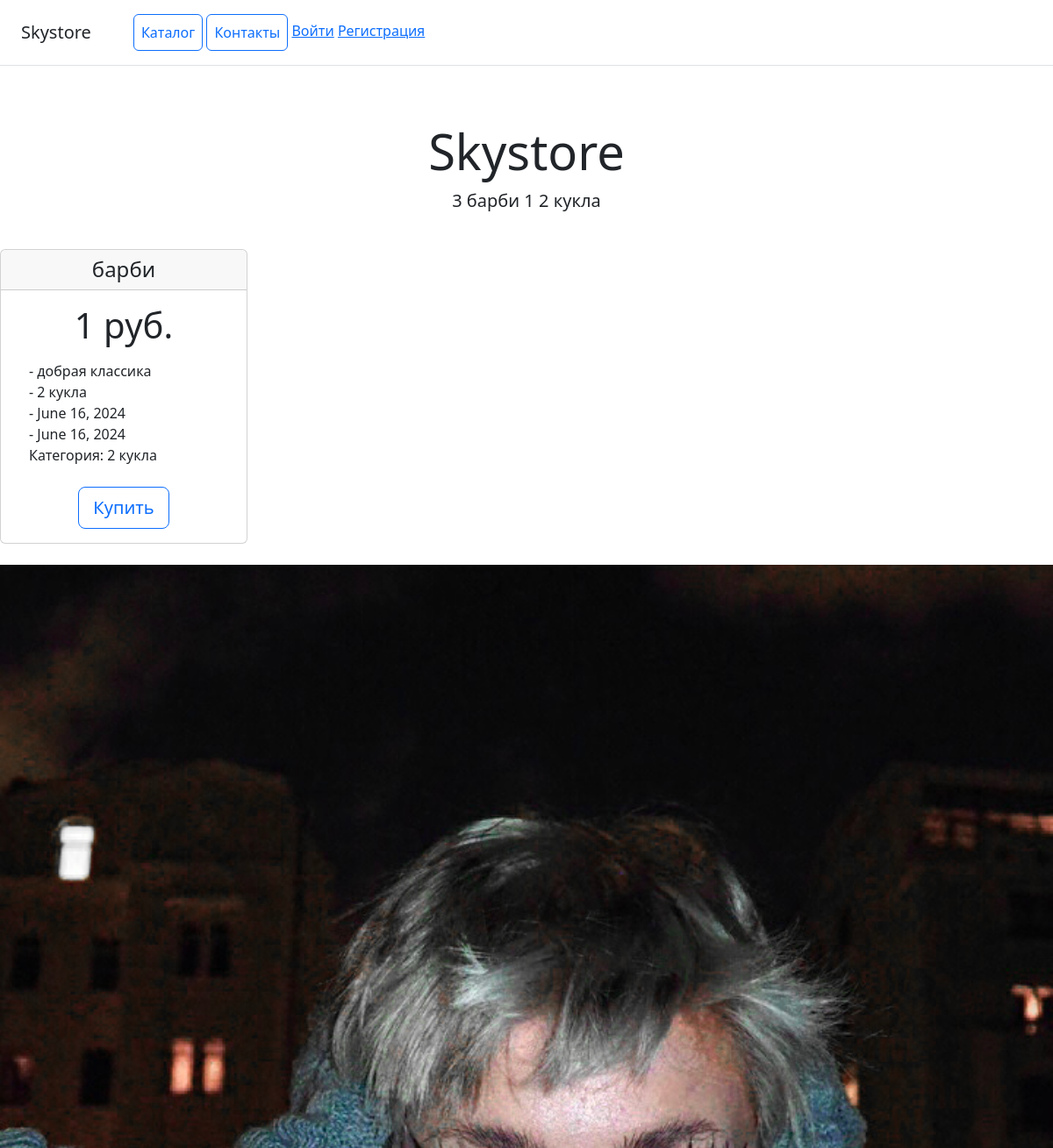
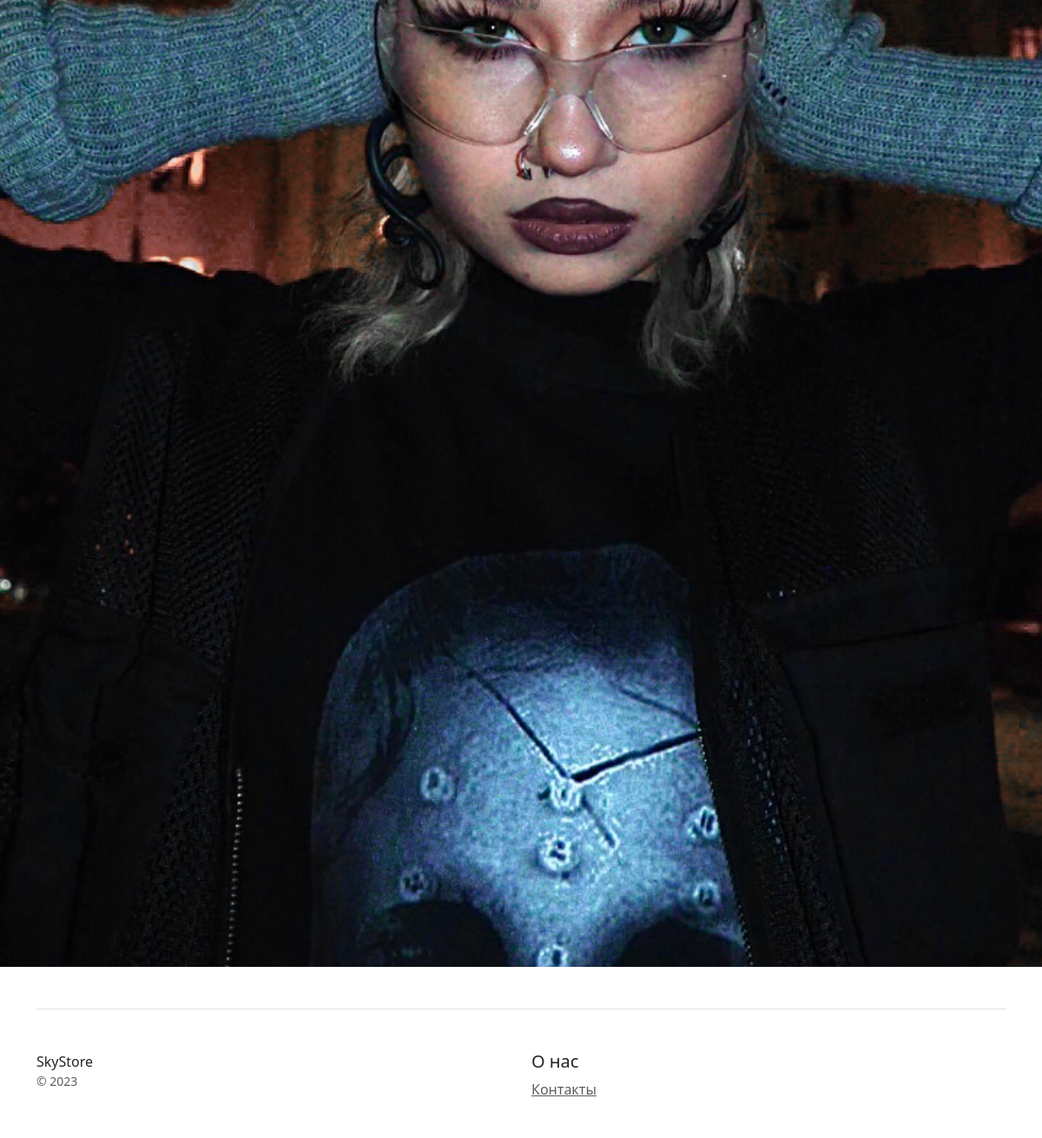
Screenshot of /detail/3/ with the database file from the repository (2 pictures, top to bottom).
### catalog/models.py (models this page shows)
class Product(models.Model):
    name_product = models.CharField(max_length=20, verbose_name='имя')
    description = models.CharField(max_length=150, verbose_name='описание', **NULLABLE)
    preview = models.ImageField(upload_to='product/', verbose_name='изображение', **NULLABLE)
    category = models.ForeignKey('Category', on_delete=models.SET_NULL, **NULLABLE)
    price = models.IntegerField(verbose_name='цена', **NULLABLE)
    made = models.DateField(verbose_name='изготовлено', auto_now_add=True)
    change = models.DateField(verbose_name='изменено', auto_now=True)
    owner = models.ForeignKey(User, verbose_name='Владелец', blank=True, null=True, on_delete=models.SET_NULL)
    def __str__(self):
        return f'{self.pk} {self.name_product} {self.price} {self.category}'
    class Meta:
        verbose_name = 'продукт'
        verbose_name_plural = 'продукты'

class Category(models.Model):
    name_category = models.CharField(max_length=20, verbose_name='имя')
    description = models.CharField(max_length=150, verbose_name='описание')
    def __str__(self):
        return f'{self.pk} {self.name_category}'
    class Meta:
        verbose_name = 'категория'
        verbose_name_plural = 'категории'

### catalog/views.py (the view)
# urls.py: path('detail/<int:pk>/', ProductDetailView.as_view(), name='product_detail'),
class ProductDetailView(generic.DetailView):
    model = Product
    template_name = 'catalog/product_detail.html'
    def get_context_data(self, **kwargs):
        context_data = super().get_context_data(**kwargs)
        context_data['title'] = context_data['object']
        return context_data

### catalog/templates/Catalog/product_detail.html
{% extends 'base.html' %}
{% block content %}
  <div class="row text-center">
        <div class="col-3">
            <div class="card mb-4 box-shadow">
                <div class="card-header">
                    <h4 class="my-0 font-weight-normal">{{ object.name_product }}</h4>
                </div>
                <div class="card-body">
                    <h1 class="card-title pricing-card-title">{{ object.price }} руб.</h1>
                    <ul class="list-unstyled mt-3 mb-4 text-start m-3">
                        <li>- {{ object.description }}</li>
                        <li>- {{ object.category }}</li>
                        <li>- {{ object.made }}</li>
                        <li>- {{ object.change }}</li>
                        <p class="card-text">Категория: {{ object.category }}</p>
                    </ul>
                    <button type="button" class="btn btn-lg btn-block btn-outline-primary">Купить</button>
                </div>
            </div>
        </div>
      <img src="/media/{{ object.preview }}" />
  </div>
{% endblock %}

### catalog/templates/includes/header.html
<div class="d-flex flex-column flex-md-row align-items-center p-3 px-md-4 mb-3 bg-white border-bottom box-shadow">
    <h5 class="my-0 mr-md-auto font-weight-normal">Skystore</h5>
    <nav class="ms-5">
        <a class="p-2 btn btn-outline-primary" href="{% url 'catalog:product_list' %}">Каталог</a>
        <a class="p-2 btn btn-outline-primary" href="{% url 'catalog:contacts' %}">Контакты</a>
        {% if user.is_authenticated %}
            <a class="p-2btn btn-outline-primary" href="{% url 'users:profile' %}">Профиль</a>
            <a class="p-2btn btn-outline-primary" href="{% url 'users:logout' %}">Выйти</a>
        {% else %}
            <a class="p-2btn btn-outline-primary" href="{% url 'users:login' %}">Войти</a>
            <a class="p-2btn btn-outline-primary" href="{% url 'users:register' %}">Регистрация</a>
        {% endif %}
    </nav>
</div>
<div class="pricing-header px-3 py-3 pt-md-5 pb-md-4 mx-auto text-center">
    <h1 class="display-4">Skystore</h1>
    <p class="lead">{{ title }}</p>
</div>

### rows the page displays
Product: id+name_product+price "3 барби 1 2 кукла", name_product "барби", price "1", description "добрая классика", category "2 кукла", made "June 16, 2024", change "June 16, 2024", preview (picture)
